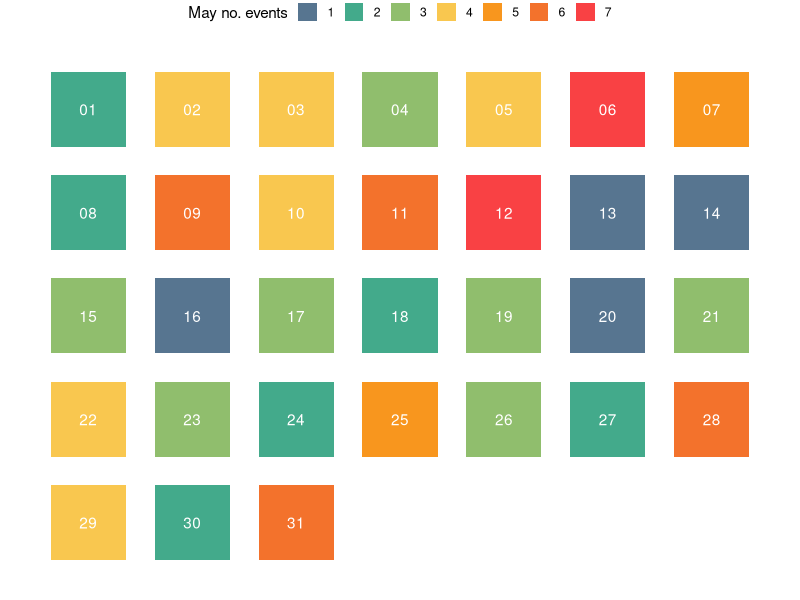

This figure's R source:
## ---- chunk 1
library(tidyverse)
## ---- chunk 2
firstday<- as.Date("2020-05-01")
lastday <- as.Date("2020-08-31")
days_seq <- seq(firstday, lastday, by = "day")
days_df<-as.data.frame(days_seq)
## ---- chunk 3
days_df$month<-substr(days_df$days, start = 6, stop = 7)
days_df$day<-substr(days_df$days, start = 9, stop = 10)
## ---- chunk 4
my_values<-sample(1:7, 123, replace=TRUE)
days_df$events<-as.factor(my_values[1:123])
## ---- chunk 5
may<-days_df %>%
  filter(month=='05')
## ---- chunk 6
calen_xs<-rep(c(1:7), times = 5)
calen_ys<-rep(c(5:1), each = 7)
## ---- chunk 7
may$calen_xs<-calen_xs[1:31]
may$calen_ys<-calen_ys[1:31]
## ---- chunk 8
my_palette <- c("1" = '#577590', 
                "2" = '#43aa8b', 
                "3" = '#90be6d', 
                "4" = "#f9c74f", 
                "5" = "#f8961e", 
                "6" = "#f3722c", 
                "7" = "#f94144") 
## ---- chunk 9
ggplot(may,aes(x=calen_xs,y=calen_ys,color=events))+
  geom_point(size=25,shape=15)+

  scale_x_continuous(limits=c(0.5,7.5))+
  scale_y_continuous(limits=c(0.5,5.5))+
  
  # remove background colors
  theme_void()+
  
  # adds texts
  geom_text(aes(label=day),color='white') +
  
  # sets the legend below
  theme(legend.position = 'top')+
   
  # lines the legend
  guides(colour = guide_legend(override.aes = list(size=6),nrow = 1))+
  
  # uses palette
  scale_color_manual(name = "May no. events",values = my_palette)
